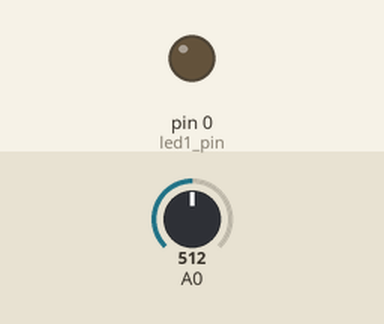
Recording of a sketch running on a simulated Arduino Uno, built with avr-gcc and run on an emulated ATmega328P. Shown: output pins drawn as LEDs (lit = HIGH). Inputs (shaded band) come from the test bench; at power-on: A0 = 512.

Above: at 1.2 s.
1.3 s: A0 set to 0
At 2.5 s:
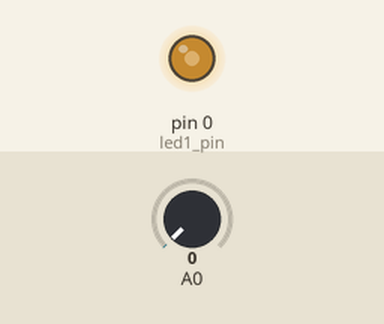
4.3 s: A0 set to 11
7.3 s: A0 set to 14
At 8.16 s:
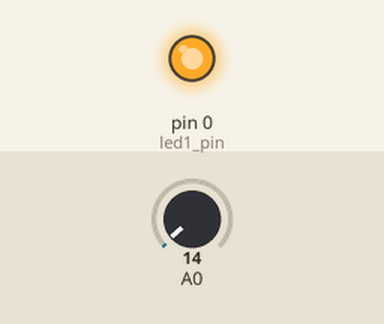
Timing chart, 0 to 16.3 s (numbered marks = the images above; inputs shaded):
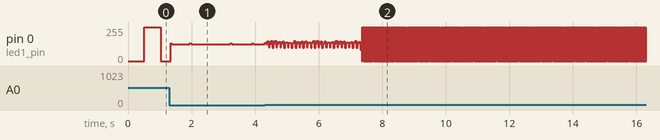

Measured:
- the behaviour switches between 12 and 13 on A0 (found by bisection; images 1 and 2)
- by itself, pin 0 (led1_pin): repeats every 0.03 s: 0/255 0.02 s, 255/255 0.02 s

The sketch:

class1_-_2_analog_read.ino
```cpp
int led1_pin =  0;                // The pin for LED1
int led1_state = 0;             // The state of LED1

unsigned long  previous_time1 = 0;  // will store the last time LED1 was updated
unsigned long current_time;         // will store the current "time"
unsigned long interval1;              //the interval at which LED1 will change

int pot1_value; //store the reading from the potentiomeer aka knob


void setup() {
  // set both LED pins as output:
  pinMode(led1_pin, OUTPUT);

}

void loop()
{

  pot1_value = analogRead(A0); //Read the analog voltage at pin A0. Returns 0 for 0volts and 1023 for the max voltage (3.3V). This is due to it being a 10 bit ADC
  interval1 = pot1_value;

  current_time = millis();

  if (current_time - previous_time1 > interval1) { //has "interval1" amount of time past since we last executed this code?
    previous_time1 = current_time; //if so enter this part of code and remeber at what time we did that

    // if the LED is off turn it on and vice versa:
    if (led1_state == 0)
      led1_state = 1;
    else
      led1_state = 0;

    digitalWrite(led1_pin, led1_state);   // Write the value "led1_state" to led1_pin.
  }

}
```
